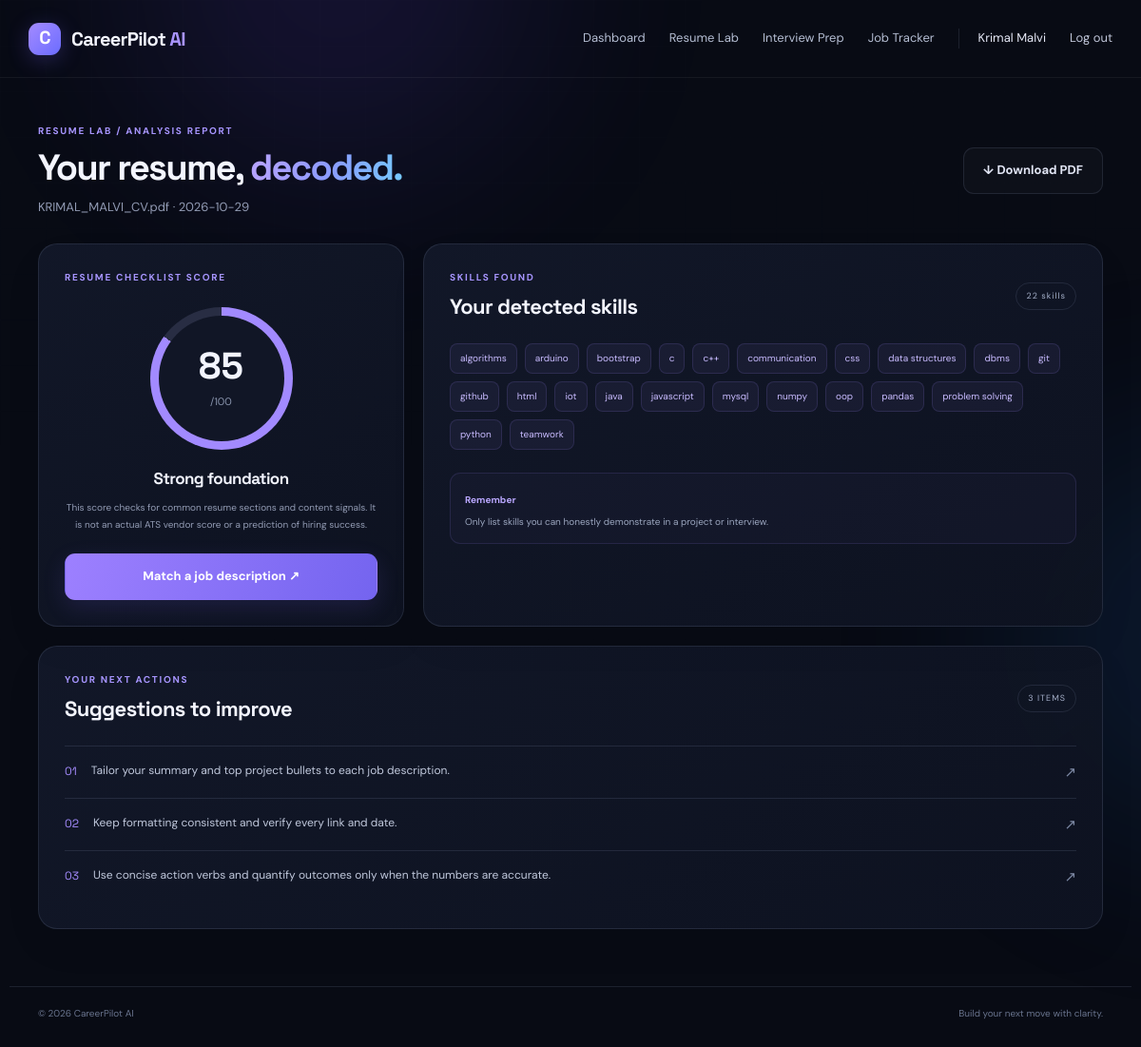
/analysis/1 (signed in), run on the app's committed database.
### tables this page shows
CREATE TABLE users (
            id INTEGER PRIMARY KEY AUTOINCREMENT,
            name TEXT NOT NULL,
            email TEXT NOT NULL UNIQUE,
            password_hash TEXT NOT NULL,
            created_at TEXT NOT NULL
        );

CREATE TABLE analyses (
            id INTEGER PRIMARY KEY AUTOINCREMENT,
            user_id INTEGER NOT NULL,
            filename TEXT NOT NULL,
            role TEXT NOT NULL DEFAULT '',
            resume_text TEXT NOT NULL,
            score INTEGER NOT NULL,
            skills_json TEXT NOT NULL,
            suggestions_json TEXT NOT NULL,
            created_at TEXT NOT NULL,
            FOREIGN KEY(user_id) REFERENCES users(id) ON DELETE CASCADE
        );

### app.py (the view)
@app.route("/analysis/<int:analysis_id>")
@login_required
def analysis_detail(analysis_id):
    with get_db() as conn:
        row = conn.execute(
            """
            SELECT * FROM analyses
            WHERE id = ? AND user_id = ?
            """,
            (analysis_id, session["user_id"]),
        ).fetchone()
    if not row:
        abort(404)
    skills = safe_json_list(row["skills_json"])
    suggestions = safe_json_list(row["suggestions_json"])
    return render_template(
        "analysis_detail.html",
        analysis=row,
        skills=skills,
        suggestions=suggestions,
    )

### app.py (called while the page is built)
@contextmanager
def get_db():
    conn = sqlite3.connect(DB_PATH)
    conn.row_factory = sqlite3.Row
    conn.execute("PRAGMA foreign_keys = ON")
    try:
        yield conn
        conn.commit()
    except Exception:
        conn.rollback()
        raise
    finally:
        conn.close()

def login_required(fn):
    @wraps(fn)
    def wrapper(*args, **kwargs):
        if not session.get("user_id"):
            flash("Please log in to continue.", "warning")
            return redirect(url_for("login"))
        return fn(*args, **kwargs)
    return wrapper

def current_user():
    if not session.get("user_id"):
        return None
    with get_db() as conn:
        return conn.execute(
            "SELECT id, name, email FROM users WHERE id = ?",
            (session["user_id"],),
        ).fetchone()

def safe_json_list(raw):
    try:
        result = json.loads(raw)
        return result if isinstance(result, list) else []
    except (ValueError, TypeError):
        return []

@app.context_processor
def inject_globals():
    return {
        "current_user": current_user(),
        "now_year": datetime.now().year,
    }

### templates/analysis_detail.html (shortened to what this page needs)
{% extends "base.html" %}
{% block content %}
<section class="page-heading"><div><span class="eyebrow">RESUME LAB / ANALYSIS REPORT</span><h1>Your resume, <span class="gradient-text">decoded.</span></h1><p>{{ analysis.filename }} · {{ analysis.created_at[:10] }}{% if analysis.role %} · Target: {{ analysis.role }}{% endif %}</p></div><a class="button button-ghost" href="{{ url_for('download_report', analysis_id=analysis.id) }}">↓ Download PDF</a></section>
<div class="report-grid"><section class="panel score-panel"><span class="eyebrow">RESUME CHECKLIST SCORE</span><div class="score-ring" style="--score:{{ analysis.score }}%"><div><strong>{{ analysis.score }}</strong><small>/100</small></div></div><h2>{% if analysis.score >= 80 %}Strong foundation{% elif analysis.score >= 55 %}Room to improve{% else %}Start with the basics{% endif %}</h2><p>This score checks for common resume sections and content signals. It is not an actual ATS vendor score or a prediction of hiring success.</p><a class="button button-full" href="{{ url_for('job_match', analysis_id=analysis.id) }}">Match a job description ↗</a></section>
<section class="panel skills-panel"><div class="panel-heading"><div><span class="eyebrow">SKILLS FOUND</span><h2>Your detected skills</h2></div><span class="count-pill">{{ skills|length }} skills</span></div>{% if skills %}<div class="skill-cloud">{% for skill in skills %}<span class="skill-chip">{{ skill }}</span>{% endfor %}</div>{% else %}<div class="empty-inline">No skills from the built-in dictionary were detected. Add a clear Technical Skills section if relevant.</div>{% endif %}<div class="tip-box"><b>Remember</b><p>Only list skills you can honestly demonstrate in a project or interview.</p></div></section></div>
<section class="panel suggestions-panel"><div class="panel-heading"><div><span class="eyebrow">YOUR NEXT ACTIONS</span><h2>Suggestions to improve</h2></div><span class="step-pill">{{ suggestions|length }} ITEMS</span></div><div class="suggestion-list">{% for suggestion in suggestions %}<div class="suggestion-item"><span class="suggestion-number">{{ "%02d"|format(loop.index) }}</span><p>{{ suggestion }}</p><span class="suggestion-check">↗</span></div>{% endfor %}</div></section>
{% endblock %}

### templates/base.html (shortened to what this page needs)
<!doctype html>
<html lang="en">
<head>
  <link rel="stylesheet" href="{{ url_for('static', filename='css/style.css') }}">
</head>
<body>
  <div class="ambient ambient-one"></div><div class="ambient ambient-two"></div>
  <nav class="navbar">
    <a class="brand" href="{{ url_for('index') }}"><span class="brand-mark">C</span><span>CareerPilot<span class="brand-ai"> AI</span></span></a>
    <div class="nav-links">
      {% if current_user %}
        <a href="{{ url_for('dashboard') }}">Dashboard</a>
        <a href="{{ url_for('analyze') }}">Resume Lab</a>
        <a href="{{ url_for('interview') }}">Interview Prep</a>
        <a href="{{ url_for('jobs') }}">Job Tracker</a>
        <span class="nav-user">{{ current_user.name }}</span>
        <a class="nav-logout" href="{{ url_for('logout') }}">Log out</a>
      {% else %}
        <a href="{{ url_for('login') }}">Log in</a>
        <a class="button button-small" href="{{ url_for('register') }}">Get started</a>
      {% endif %}
    </div>
  </nav>
  <main class="main-shell">
    {% block content %}{% endblock %}
  </main>
  <footer class="footer"><span>© {{ now_year }} CareerPilot AI</span><span>Build your next move with clarity.</span></footer>
</body>
</html>

### data on the page
users: name "Krimal Malvi"
analyses: filename "KRIMAL_MALVI_CV.pdf", created_at "2026-10-29", score "85"

### other printed values
{{ skills|length }} "22"
{{ skill }} "algorithms" "arduino" "bootstrap" "c" "c++" "communication" "css" "data structures" "dbms" "git" "github" "html" "iot" "java" "javascript" "mysql" "numpy" "oop" "pandas" "problem solving" "python" "teamwork"
{{ suggestions|length }} "3"
{{ "%02d"|format(loop.index) }} "01" "02" "03"
{{ suggestion }} "Tailor your summary and top project bullets to each job description." "Keep formatting consistent and verify every link and date." "Use concise action verbs and quantify outcomes only when the numbers are accurate."
